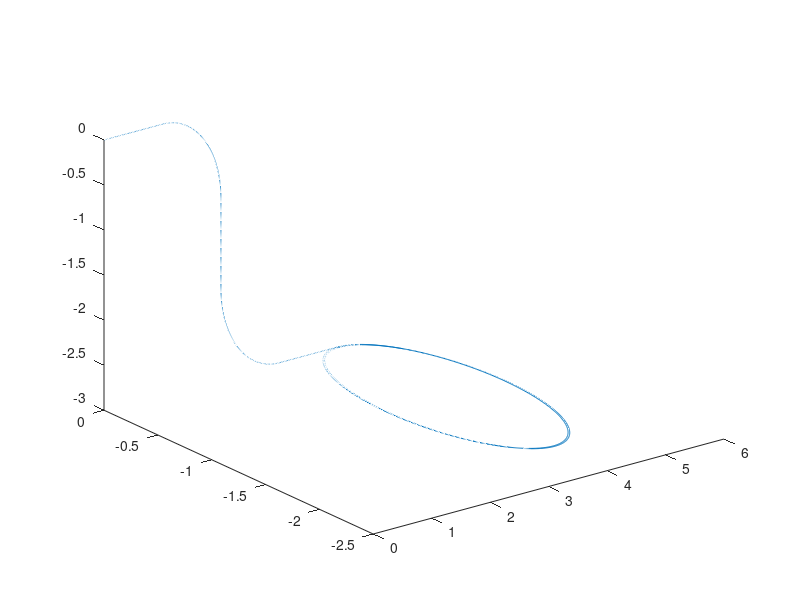

Write MATLAB code to recreate this figure.
clc;
clear all;
i=1;

for t=0:0.01:1
    x=t;
    y=0;
    z=0;
    line_path(i,:)=[x y z];
    i=i+1;
end

for t=0.01:0.01:pi/2
    x=1+sin(t);
    y=0;
    z=cos(t)-1;
    line_path(i,:)=[x y z];
    i=i+1;
end

for t=-0.01:-0.01:-1
    x=2;
    y=0;
    z=-1+t;
    line_path(i,:)=[x y z];
    i=i+1;
end

for t=0.01:0.01:pi/2
    x=3-cos(t);
    y=0;
    z=-2-sin(t);
    line_path(i,:)=[x y z];
    i=i+1;
end

for t=0.01:0.01:1
    x=3+t;
    y=0;
    z=-3;
    line_path(i,:)=[x y z];
    i=i+1;
end


for t=0.01:0.01:2*pi
    x=4+sin(t);
    y=cos(t)-1;
    z=-3;
    line_path(i,:)=[x y z];
    i=i+1;
end

for t=0.01:0.01:2*pi
    x=4.01+sin(t);
    y=cos(t)-1.01;
    z=-3;
    line_path(i,:)=[x y z];
    i=i+1;
end



save('line_path.mat',"line_path");
% line_path=20*line_path;
plot3(line_path(:,1),line_path(:,2),line_path(:,3))